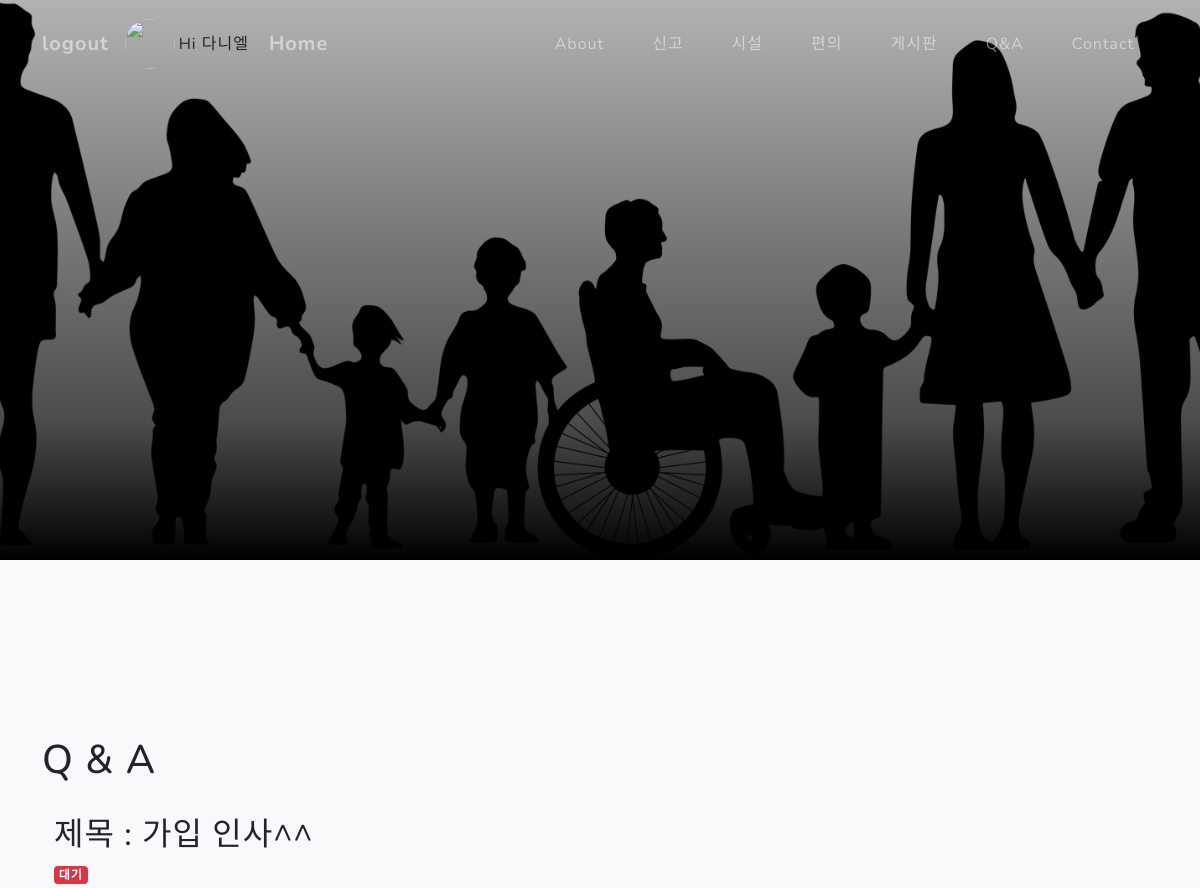
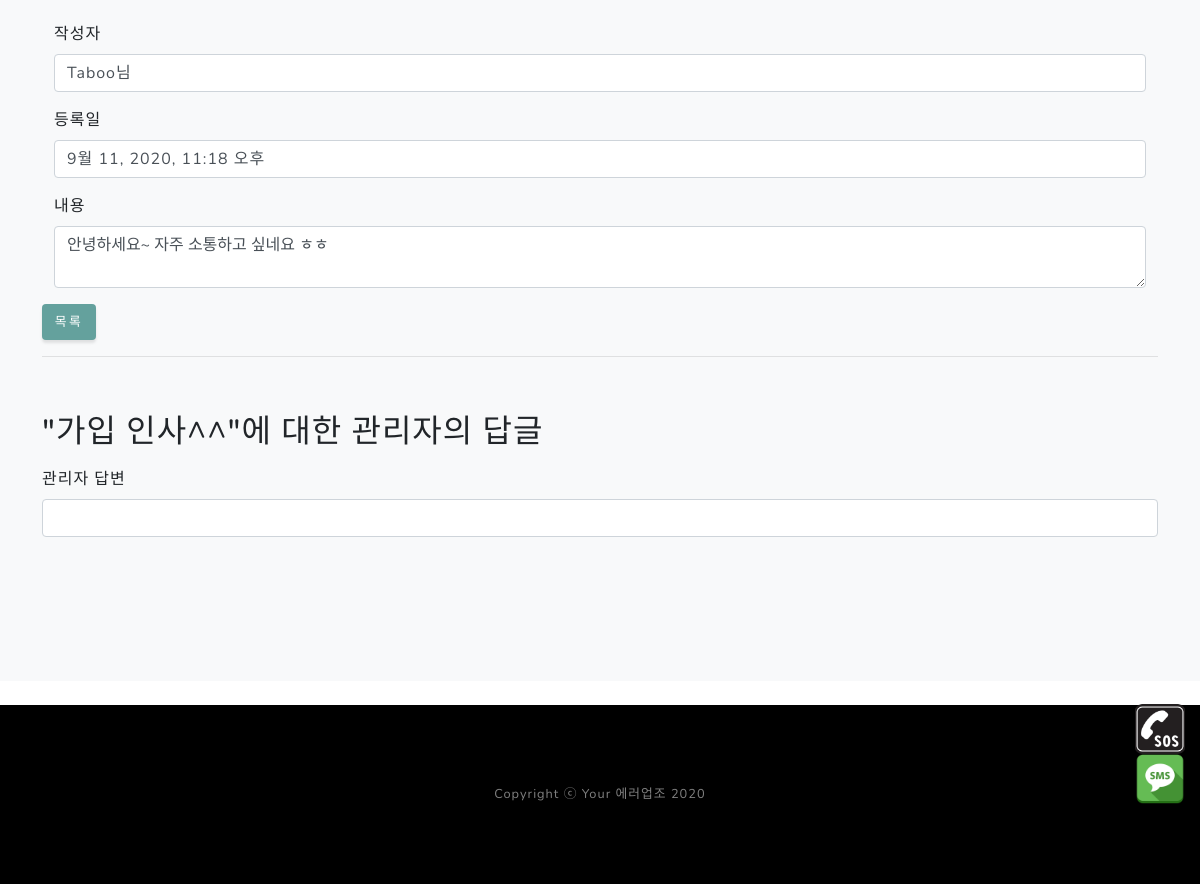
Page /qnaapp/qnadetail/12 (signed in) on the committed database (2 pictures, top to bottom).
### fordisapp/models.py (models this page shows)
class Users(models.Model):
    userEmail = models.EmailField(max_length=30, primary_key=True, verbose_name="이메일(아이디)")
    nickName = models.CharField(max_length=12, verbose_name="닉네임")
    password = models.CharField(max_length=12, verbose_name="비밀번호")
    registerDate = models.DateField(auto_now_add=True, verbose_name="가입시간")
    guardianName = models.CharField(blank=True, max_length=12, verbose_name="보호자명")
    guardianCallNum = models.CharField(blank=True, max_length=12, verbose_name="보호자전화번호")
    guardianBasicMsg = models.CharField(blank=True, max_length=100, verbose_name="보호자기본메세지")
    photo = models.FileField(blank=True, upload_to=date_upload_to)

class Qnaboard(models.Model):
    qnawriter = models.ForeignKey('Users', db_column='userEmail', blank=False, null=False, on_delete=models.CASCADE)
    title = models.CharField(max_length=20)
    nickName = models.CharField(max_length=20)
    content = models.TextField()
    created_at = models.DateTimeField(auto_now_add=True)
    admin_content = models.TextField()

### qnaapp/views.py (the view)
# urls.py: path("qnadetail/<int:pk>", views.qnadetail, name="qnadetail"),
def qnadetail(request, pk):
    if logincheck(request)['loginyn']:
        qnaboard = Qnaboard.objects.get(pk=pk)
        context = {"qnaboard": qnaboard,
                   "useremail":request.session['user'],
                    }
        context.update(logincheck(request))
        return render(request, 'qnadetail.html', context)
    else:
        return render(request, 'login.html', logincheck(request))

### qnaapp/views.py (called while the page is built)
def logincheck(request) :
    context = None
    if 'user' in request.session:
        user = Users.objects.get(userEmail=request.session.get('user'))
        context = {'loginyn':True,
                   'useremail':user.userEmail,
                   'nickname': user.nickName,
                   'photopath': user.photo.url,
                   'guardianName':  user.guardianName,
                   'guardianCallNum': user.guardianCallNum,
                   'guardianBasicMsg': user.guardianBasicMsg
                   }
        return context
    else:
        context = {'loginyn': False}
        return context

### qnaapp/templates/qnadetail.html (shortened to what this page needs)
{% extends 'base2.html' %}
{% load static %}
{% block content %}
<section class="projects-section bg-light" id="board">
<div class="container">
    <h1><br>Q & A</br></h1>
    <br>
    <div class="container">
        <h2 >제목 : {{qnaboard.title}}</h2>
        {% if qnaboard.admin_content == "" %}<span class="badge badge-danger">대기</span>{% else %}<span class="badge badge-success">완료</span>{% endif %}
    </div>
    <br>
    <div class="container">
    <div class="form-group">
        <label>작성자</label>
        <div class="form-control">{{qnaboard.qnawriter.nickName}}님</div>
    </div>
    <div class="form-group">
        <label>등록일</label>
        <div class="form-control">{{qnaboard.created_at}}</div>
    </div>
    <div class="form-group">
        <label>내용</label>
        <textarea class="form-control">{{qnaboard.content}}</textarea>
    </div>
    </div>
    <button type="button" class="btn btn-primary" onclick="location.href='{% url 'qnaread' %}#board'">목록</button>
    <hr style="2px;">
    <br>
        <p><h2>"{{qnaboard.title}}"에 대한 관리자의 답글</h2></p>
    {% if "admin@naver.com" == useremail %}
    <div id="target">
        <div>
                <br>
        <button id="head" aria-selected="false" type="button" class="btn btn-primary">답장(관리자 전용)</button>
            <div class="content" style="display:none">
                <form method="post" action="{% url 'admin_answer' qnaboard.pk %}">
                    {% csrf_token %}
                    <br>
                    <div>
                    <label>관리자 답변</label>
                    <textarea style="margin-top:5px" name="admin_content" class="form-control" name="content" cols="30" rows="5" placeholder="내용을 작성해 주세요."></textarea><br>
                    </div>
                    <button type="submit" class="btn btn-primary" value="Submit">등록</button>
                </form>
            </div>
        </div>
    </div>
    {% else %}
    <form action="/qnaapp/qnadetail/{{qnaboard.id}}/">
        <div class="form-group">
                <label>관리자 답변</label>
                <div class="form-control">{{qnaboard.admin_content}}</div>
        </div>
    </form>
    {% endif %}
</div>
</section>
{% endblock %}

### fordisproject/templates/base2.html (shortened to what this page needs)
<!DOCTYPE html>
{% load static %}
<html lang="ko">
<head>
         <link rel="stylesheet" href="https://unpkg.com/leaflet@1.5.1/dist/leaflet.css"
/>
        <link rel="stylesheet" href="https://maxcdn.bootstrapcdn.com/bootstrap/4.5.0/css/bootstrap.min.css">
        <link href="/static/css/styles.css" rel="stylesheet" />
</head>
<body id="page-top">
        <nav class="navbar navbar-expand-lg navbar-light fixed-top" id="mainNav">
            <div class="container">
        {% if loginyn  %}
                <a class="navbar-brand js-scroll-trigger-left" href="{% url 'logout' %}#board">logout</a>
                <img class="image_section" width="50" src="{{ photopath }}" alt="" />Hi {{nickname}}
        {% else %}
                <a class="navbar-brand js-scroll-trigger-left" href="{% url 'login' %}#board">login</a>
        {% endif %}
                <a class="navbar-brand js-scroll-trigger-center" style="margin-left:20px;" href="{% url 'index' %}">Home</a>
                <div class="collapse navbar-collapse" id="navbarResponsive">
                    <ul class="navbar-nav ml-auto">
                        <li class="nav-item"><a class="nav-link js-scroll-trigger" href="{% url 'index' %}#about">About</a></li>
                        <li class="nav-item"><a class="nav-link js-scroll-trigger" href="{% url 'report' %}#board">신고</a></li>
                        <li class="nav-item"><a class="nav-link js-scroll-trigger" href="{% url 'mapping' %}">시설</a></li>
                        <li class="nav-item"><a class="nav-link js-scroll-trigger" href="{% url 'mymap' %}#mytitle">편의</a></li>
                        <li class="nav-item"><a class="nav-link js-scroll-trigger" href="{% url 'board' %}#board">게시판</a></li>
                        <li class="nav-item"><a class="nav-link js-scroll-trigger" href="{% url 'qnaread' %}#board">Q&A</a></li>
                        <li class="nav-item"><a class="nav-link js-scroll-trigger" href="{% url 'index' %}#signup">Contact</a></li>
                    </ul>
                </div>
            </div>
        </nav>
        <header class="masthead2">
        </header>
    {% block content %}
    {% endblock %}
        <br>
        <footer class="footer bg-black small text-center text-white-50"><div class="container">Copyright ⓒ Your 에러업조 2020</div></footer>
{% if loginyn  %}
        <div class="floBanMob1 hidden-lg">
         <a href="tel:{{ guardianCallNum }}">
              <img class="image_section_float" width="100" src="/static/assets/img/callphone2.png" >
          </a>
        </div>
        <div class="floBanMob2 hidden-lg">
          <a href="sms:{{ guardianCallNum }}?body={{ guardianName }}님!%0a{{guardianBasicMsg}}">
            <img class="image_section_float" width="100" src="/static/assets/img/sendtext.png" >
          </a>
        </div>
{% endif %}
</body>
</html>

### rows in the picture
Users: nickName "다니엘"
Qnaboard: title "가입 인사^^", qnawriter.nickName "Taboo", created_at "9월 11, 2020, 11:18 오후", content "안녕하세요~ 자주 소통하고 싶네요 ㅎㅎ"
